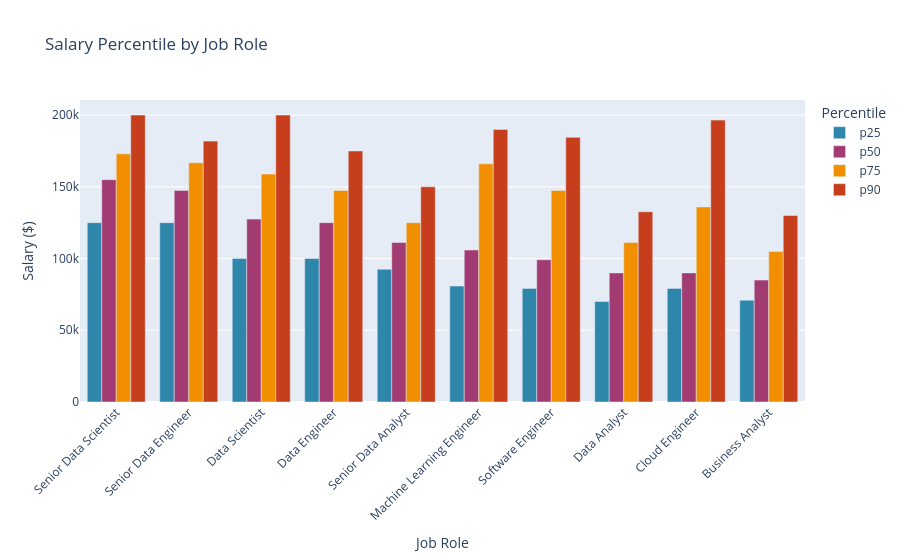

Notebook source saved alongside this figure:
### Code cell
#so there we need to make the analysis for the job_title_short where the salary is percent 25 percent 50 percent 75 percent 90 earn more

fig = px.bar(
    percent,
    x='job_title_short',
    y=['p25', 'p50', 'p75', 'p90'],
    barmode='group',
    title='Salary Percentile by Job Role',
    color_discrete_sequence=['#2E86AB', '#A23B72', '#F18F01', '#C73E1D']
)

fig.update_layout(
    xaxis_title='Job Role',
    yaxis_title='Salary ($)',
   
    xaxis_tickangle=-45,
    legend_title='Percentile'
)

fig.show()

### Figure 1 — Plotly figure (JSON) as saved in the notebook; plotly's stock layout.template omitted (floating-point values rounded to 4 significant figures)
{"data": [{"alignmentgroup": "True", "hovertemplate": "variable=p25<br>job_title_short=%{x}<br>value=%{y}<extra></extra>", "legendgroup": "p25", "marker": {"color": "#2E86AB", "pattern": {"shape": ""}}, "name": "p25", "offsetgroup": "p25", "orientation": "v", "showlegend": true, "textposition": "auto", "type": "bar", "x": ["Senior Data Scientist", "Senior Data Engineer", "Data Scientist", "Data Engineer", "Senior Data Analyst", "Machine Learning Engineer", "Software Engineer", "Data Analyst", "Cloud Engineer", "Business Analyst"], "xaxis": "x", "y": [125000, 125000, 100000, 100000, 92500, 80850, 79200, 70000, 79200, 71000], "yaxis": "y"}, {"alignmentgroup": "True", "hovertemplate": "variable=p50<br>job_title_short=%{x}<br>value=%{y}<extra></extra>", "legendgroup": "p50", "marker": {"color": "#A23B72", "pattern": {"shape": ""}}, "name": "p50", "offsetgroup": "p50", "orientation": "v", "showlegend": true, "textposition": "auto", "type": "bar", "x": ["Senior Data Scientist", "Senior Data Engineer", "Data Scientist", "Data Engineer", "Senior Data Analyst", "Machine Learning Engineer", "Software Engineer", "Data Analyst", "Cloud Engineer", "Business Analyst"], "xaxis": "x", "y": [155000, 147500, 127500, 125000, 111175, 106000, 99150, 90000, 90000, 85000], "yaxis": "y"}, {"alignmentgroup": "True", "hovertemplate": "variable=p75<br>job_title_short=%{x}<br>value=%{y}<extra></extra>", "legendgroup": "p75", "marker": {"color": "#F18F01", "pattern": {"shape": ""}}, "name": "p75", "offsetgroup": "p75", "orientation": "v", "showlegend": true, "textposition": "auto", "type": "bar", "x": ["Senior Data Scientist", "Senior Data Engineer", "Data Scientist", "Data Engineer", "Senior Data Analyst", "Machine Learning Engineer", "Software Engineer", "Data Analyst", "Cloud Engineer", "Business Analyst"], "xaxis": "x", "y": [173000, 166761, 158858, 147500, 125000, 166000, 147500, 111175, 136000, 105000], "yaxis": "y"}, {"alignmentgroup": "True", "hovertemplate": "variable=p90<br>job_title_short=%{x}<br>value=%{y}<extra></extra>", "legendgroup": "p90", "marker": {"color": "#C73E1D", "pattern": {"shape": ""}}, "name": "p90", "offsetgroup": "p90", "orientation": "v", "showlegend": true, "textposition": "auto", "type": "bar", "x": ["Senior Data Scientist", "Senior Data Engineer", "Data Scientist", "Data Engineer", "Senior Data Analyst", "Machine Learning Engineer", "Software Engineer", "Data Analyst", "Cloud Engineer", "Business Analyst"], "xaxis": "x", "y": [200000, 181860, 200000, 175000, 150000, 190000, 184500, 132620, 196500, 130000], "yaxis": "y"}], "layout": {"barmode": "group", "legend": {"title": {"text": "Percentile"}, "tracegroupgap": 0}, "title": {"text": "Salary Percentile by Job Role"}, "xaxis": {"anchor": "y", "domain": [0, 1], "tickangle": -45, "title": {"text": "Job Role"}}, "yaxis": {"anchor": "x", "domain": [0, 1], "title": {"text": "Salary ($)"}}}}
